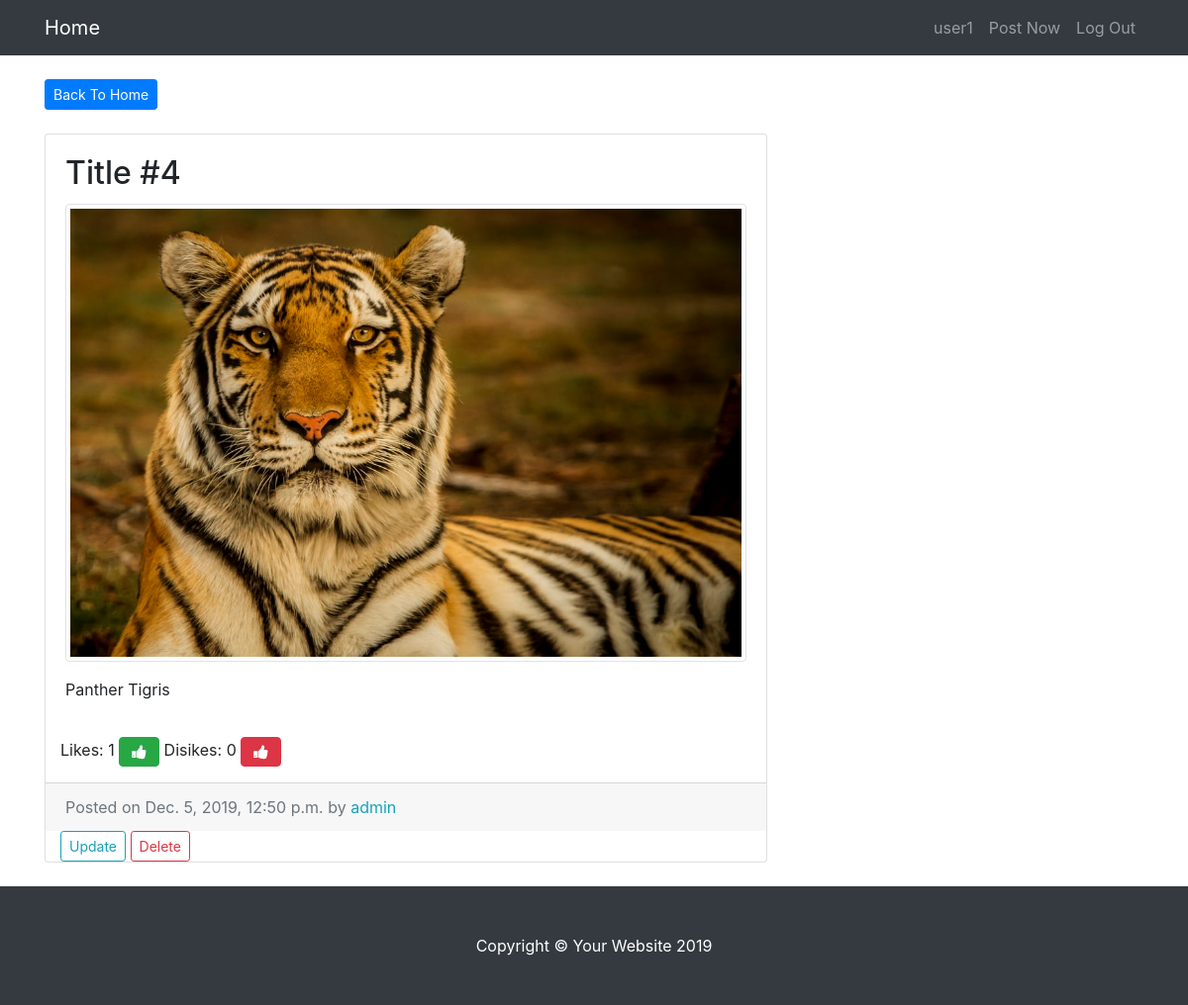
Page /entry/9/ (signed in) on the committed database.
### entries/models.py (models this page shows, shortened)
class Entry(models.Model):
    entry_title=models.CharField(max_length=50)
    entry_text=models.TextField()
    entry_date=models.DateTimeField(auto_now_add=True)
    entry_author=models.ForeignKey(User,on_delete=models.CASCADE)
    image=models.FileField(upload_to=upload_location,null=True,blank=True)
    likes=models.ManyToManyField(User,blank=True,related_name="post_likes")
    dislikes=models.ManyToManyField(User,blank=True,related_name="post_dislikes")
    class Meta:
        verbose_name_plural="entries"

### entries/views.py (the view)
# urls.py: path('entry/<int:pk>/',EntryView.as_view(),name="entry-detail"),
class EntryView(LoginRequiredMixin,DetailView):
    model=Entry
    template_name='entries/entry_detail.html'

### entries/templates/entries/entry_detail.html
{% extends "entries/base.html" %}
{% block content %}
<div class="col-md-8 mt-4">
<a href="{%url 'blog-home'%}"class="btn btn-primary btn-sm">Back To Home</a>
  <div class="card mb-4 mt-4">
    <div class="card-body">
      <h2 class="card-title">{{ object.entry_title }}</h2>
      {% if object.image %}
      <img src="{{object.image.url}}" class="img-thumbnail" >
      {% endif %}
      <p class="card-text">{{ object.entry_text|linebreaks }}</p>
    </div>
    <div class="col-md-8">
      <p >Likes: {{object.likes.count}} <a href="{% url 'entry-like' object.id %}" class="btn btn-success fa fa-thumbs-up" aria-hidden="true"></a> Disikes: {{object.dislikes.count}} <a href="{% url 'entry-dislike' object.id %}" class="btn btn-danger fa fa-thumbs-up" aria-hidden="true"></a></p>
    </div>
    <div class="card-footer text-muted">
      Posted on {{ object.entry_date }} by
      <span class= "text-info mr-2">{{ object.entry_author }}</span>
    </div>
    <div class="col-md-8">
      <a href="{% url 'entry-update' object.id %}"class="btn btn-outline-info btn-sm">Update</a>
      <a href="{% url 'entry-delete' object.id %}"class="btn btn-outline-danger btn-sm">Delete</a>
    </div>
  </div>
</div>
{% endblock %}

### entries/templates/entries/base.html (shortened to what this page needs)
{% load static %}
<!DOCTYPE html>
<html lang="en">
<head>
  <link href="{% static 'entries/vendor/bootstrap/css/bootstrap.min.css' %}" rel="stylesheet">
  <link rel="stylesheet" href="https://maxcdn.bootstrapcdn.com/font-awesome/4.4.0/css/font-awesome.min.css">
  <link href="{% static 'entries/css/blog-home.css' %}" rel="stylesheet">
</head>
<body>
  <nav class="navbar navbar-expand-lg navbar-dark bg-dark fixed-top">
    <div class="container">
      <a class="navbar-brand" href="{% url 'blog-home' %}">Home</a>
      <div class="collapse navbar-collapse" id="navbarResponsive">
        <ul class="navbar-nav ml-auto">
          <li class="nav-item">
            <a class="nav-link" href="{% url 'my-entry' %}">{{user.username}}</a>
          </li>
          <li class="nav-item">
            <a class="nav-link" href="{% url 'create_entry' %}">Post Now</a>
          </li>
          <li class="nav-item">
            <a class="nav-link" href="{% url 'logout' %}">Log Out</a>
          </li>
        </ul>
      </div>
    </div>
  </nav>
  <div class="container">
    <div class="row">
      {% block content %}{% endblock %}
    <div class="col-md-4">
      </div>
    </div>
  </div>
  <footer class="py-5 bg-dark">
    <div class="container">
      <p class="m-0 text-center text-white">Copyright &copy; Your Website 2019</p>
    </div>
  </footer>
</body>
</html>

### entries/static/entries/css/blog-home.css (style rules this page uses)
body { padding-top: 56px; }

### rows in the picture
Entry: entry_title "Title #4", image (picture), entry_text "Panther Tigris", likes.count "1", dislikes.count "0", entry_date "Dec. 5, 2019, 12:50 p.m.", entry_author "admin"

### other values in the picture
{{ user.username }} "user1"
